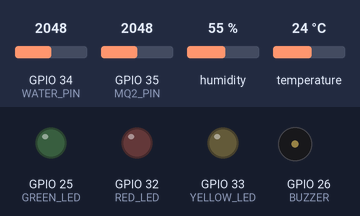
Simulated run of this sketch. Board: ESP32. Shown: output pins drawn as LEDs (lit = HIGH), buzzer (waves = sounding, pin HIGH). The test bench sets the inputs (shaded band); at power-on: temperature 24 °C, GPIO 34 (WATER_PIN) = 2048, GPIO 35 (MQ2_PIN) = 2048, humidity 55 % (analog values on the 0–4095 scale). WiFi joins after 1.5 s; servers stay silent unless stated; no MQTT or app messages arrive unless stated; what the sketch prints to the serial monitor is not drawn.

Above: at 2.7 s.
2.8 s: temperature set to 4 °C
At 4.2 s:
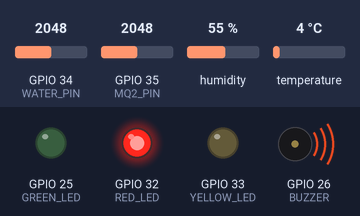
4.5 s: temperature set to 12 °C
Timing chart, 0 to 7.5 s (numbered marks = the images above; inputs shaded):
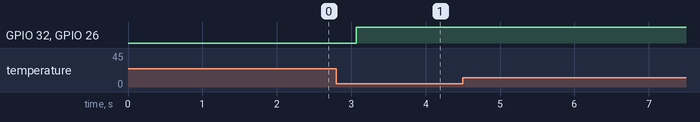

Measured:
- after the input at 4.5 s, every drawn part: stays the same

The sketch:

esp32_vtab_sentinel.ino
```cpp
#include <WiFi.h>
#include <PubSubClient.h>
#include <ArduinoJson.h>
#include <DHT.h>
#include "secrets.h"

#define DHT_PIN 4
#define DHT_TYPE DHT22
#define WATER_PIN 34       // Connect the water module AO pin here (not DO).
#define MQ2_PIN 35         // Protect ADC input: it must never exceed 3.3 V.
#define RED_LED 32
#define YELLOW_LED 33
#define GREEN_LED 25
#define BUZZER 26

const char* DEVICE_ID="00000000-0000-0000-0000-000000000101";
const unsigned long PUBLISH_MS=3000;
const int WATER_THRESHOLD=1200; // Calibrate using dry/wet Serial raw values.
const int SMOKE_THRESHOLD=1500; // Calibrate after MQ-2 warm-up.
DHT dht(DHT_PIN,DHT_TYPE); WiFiClient wifi; PubSubClient mqtt(wifi);
unsigned long lastPublish=0;
struct Source { bool simulated; float value; };
Source sourceCfg[5]={{false,24},{false,48},{false,0},{true,0},{false,0}};
const char* names[5]={"temperature","humidity","water_leak","door_open","smoke"};

void setIndicators(float t,float h,bool leak,bool doorOpen,bool smoke){
 bool critical=smoke||leak||t>30; bool warning=doorOpen||h>70;
 digitalWrite(RED_LED,critical); digitalWrite(YELLOW_LED,!critical&&warning); digitalWrite(GREEN_LED,!critical&&!warning); digitalWrite(BUZZER,critical);
}
void configMessage(char*,byte* bytes,unsigned int length){
 JsonDocument doc; if(deserializeJson(doc,bytes,length)) return;
 for(int i=0;i<5;i++){ JsonObject c=doc["components"][names[i]]; if(c.isNull()) continue; sourceCfg[i].simulated=String((const char*)c["mode"])=="simulated"; if(!c["simulated_value"].isNull()) sourceCfg[i].value=c["simulated_value"].as<float>(); }
}
void connectWifi(){ WiFi.mode(WIFI_STA); WiFi.begin(VTAB_WIFI_SSID,VTAB_WIFI_PASSWORD); while(WiFi.status()!=WL_CONNECTED){delay(500);Serial.print('.');} Serial.println(" Wi-Fi connected"); }
void connectMqtt(){
 while(!mqtt.connected()){ String id="vtab-esp32-"+String((uint32_t)ESP.getEfuseMac(),HEX); if(mqtt.connect(id.c_str())){ String topic="devices/"+String(DEVICE_ID)+"/config/sources"; mqtt.subscribe(topic.c_str(),1); } else delay(2000); }
}
float chosen(int i,float hardware){ return sourceCfg[i].simulated?sourceCfg[i].value:hardware; }
void publishTelemetry(){
 float t=dht.readTemperature(),h=dht.readHumidity(); int waterRaw=analogRead(WATER_PIN),smokeRaw=analogRead(MQ2_PIN);
 if(isnan(t)) t=sourceCfg[0].value; if(isnan(h)) h=sourceCfg[1].value;
 float values[5]={chosen(0,t),chosen(1,h),chosen(2,waterRaw>=WATER_THRESHOLD),chosen(3,0),chosen(4,smokeRaw>=SMOKE_THRESHOLD)};
 JsonDocument doc; doc["device_id"]=DEVICE_ID; doc["timestamp_ms"]=millis();
 JsonObject readings=doc["readings"].to<JsonObject>(); JsonObject sources=doc["sources"].to<JsonObject>();
 for(int i=0;i<5;i++){readings[names[i]]=values[i];JsonObject s=sources[names[i]].to<JsonObject>();s["mode"]=sourceCfg[i].simulated?"simulated":"hardware";s["provider"]=sourceCfg[i].simulated?"component-tester":"esp32";s["hardware_available"]=(i!=3);}
 sources["temperature"]["pin"]=DHT_PIN;sources["humidity"]["pin"]=DHT_PIN;sources["water_leak"]["pin"]=WATER_PIN;sources["water_leak"]["raw"]=waterRaw;sources["door_open"]["pin"]=nullptr;sources["smoke"]["pin"]=MQ2_PIN;sources["smoke"]["raw"]=smokeRaw;
 JsonObject health=doc["health"].to<JsonObject>();health["rssi"]=WiFi.RSSI();health["uptime_seconds"]=millis()/1000;health["firmware"]="vtab-esp32-4.0";health["board"]="ESP32-WROOM-32";health["source"]="esp32-hardware";
 String payload;serializeJson(doc,payload);String topic="devices/"+String(DEVICE_ID)+"/telemetry";mqtt.publish(topic.c_str(),payload.c_str(),false);Serial.println(payload);
 setIndicators(values[0],values[1],values[2],values[3],values[4]);
}
void setup(){Serial.begin(115200);pinMode(RED_LED,OUTPUT);pinMode(YELLOW_LED,OUTPUT);pinMode(GREEN_LED,OUTPUT);pinMode(BUZZER,OUTPUT);analogReadResolution(12);dht.begin();connectWifi();mqtt.setServer(VTAB_MQTT_HOST,VTAB_MQTT_PORT);mqtt.setCallback(configMessage);mqtt.setBufferSize(2048);}
void loop(){if(WiFi.status()!=WL_CONNECTED)connectWifi();if(!mqtt.connected())connectMqtt();mqtt.loop();if(millis()-lastPublish>=PUBLISH_MS){lastPublish=millis();publishTelemetry();}}
```

secrets.example.h
```cpp
#pragma once
// Copy this file to secrets.h and enter your local network details.
#define VTAB_WIFI_SSID "YOUR_WIFI_NAME"
#define VTAB_WIFI_PASSWORD "YOUR_WIFI_PASSWORD"
// Computer LAN IPv4 address running Docker (for example 192.168.1.20). Never use localhost.
#define VTAB_MQTT_HOST "192.168.1.20"
#define VTAB_MQTT_PORT 1883
```
